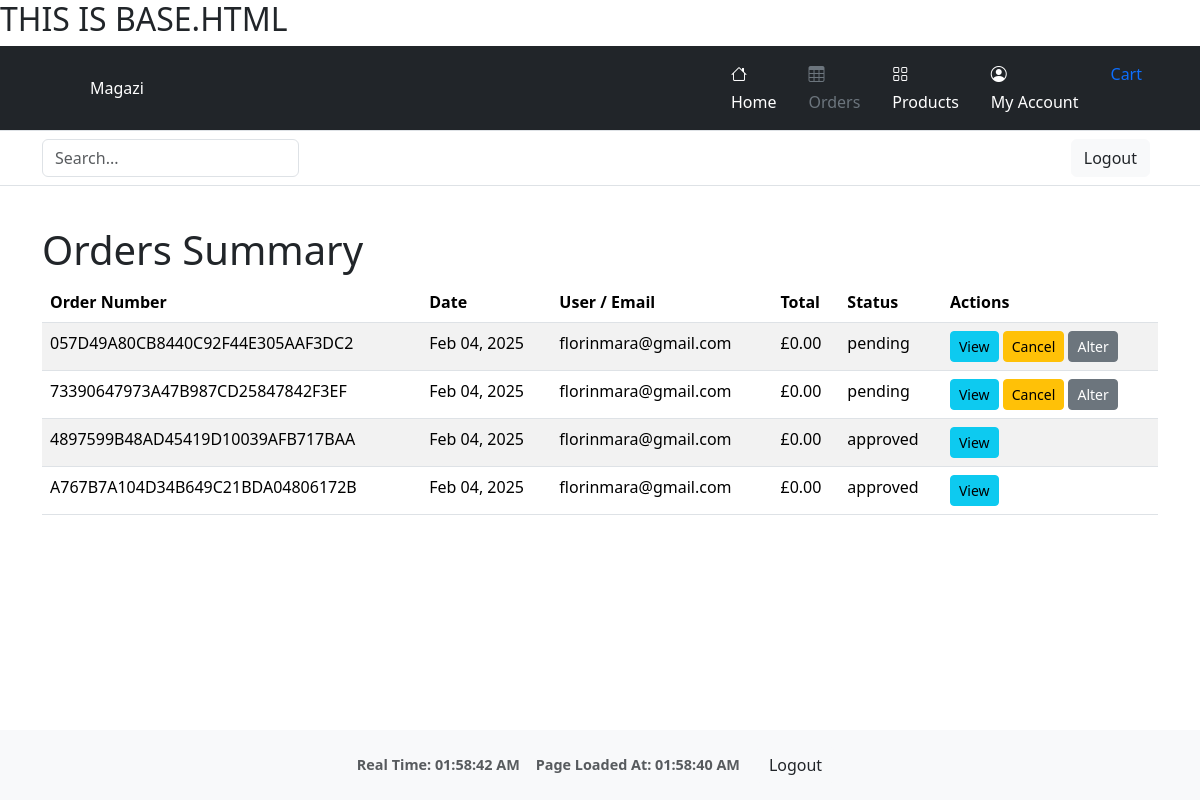
/orders/summary/ (signed in), run on an earlier commit of the app's database.
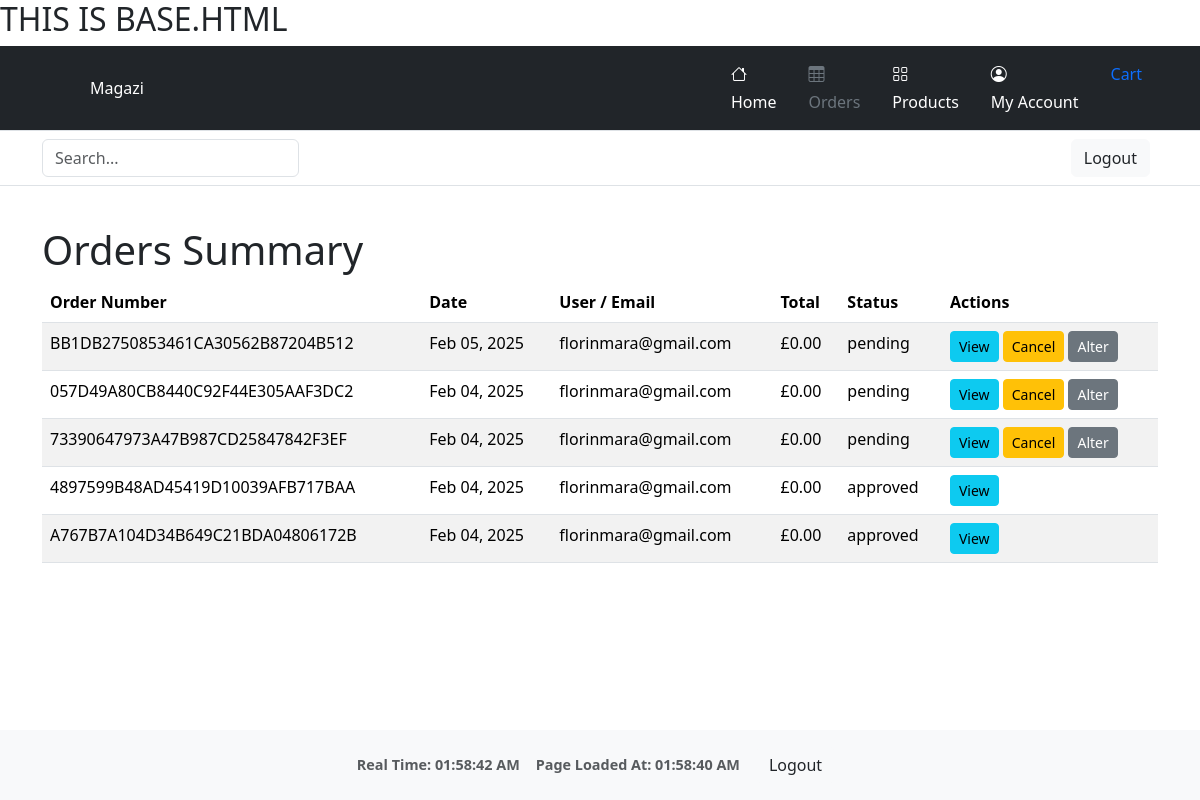
And on a later commit of the database.
### orders/models.py (models this page shows, shortened)
class Order(models.Model):
    order_number = models.CharField(max_length=32, null=False, editable=False)
    user = models.ForeignKey(settings.AUTH_USER_MODEL, on_delete=models.SET_NULL, null=True, blank=True)
    full_name = models.CharField(max_length=50, null=False, blank=False)
    email = models.EmailField(max_length=254, null=False, blank=False)
    phone_number = models.CharField(max_length=20, null=False, blank=False)
    country = CountryField(blank_label='Country *', null=False, blank=False)
    postcode = models.CharField(max_length=20, null=True, blank=True)
    town_or_city = models.CharField(max_length=40, null=False, blank=False)
    street_address1 = models.CharField(max_length=80, null=False, blank=False)
    street_address2 = models.CharField(max_length=80, null=True, blank=True)
    county = models.CharField(max_length=80, null=True, blank=True)
    date = models.DateTimeField(auto_now_add=True)
    delivery_cost = models.DecimalField(max_digits=6, decimal_places=2, null=False, default=0)
    order_total = models.DecimalField(max_digits=10, decimal_places=2, null=False, default=0)
    grand_total = models.DecimalField(max_digits=10, decimal_places=2, null=False, default=0)
    stripe_pid = models.CharField(max_length=254, null=False, blank=False, default='')
    status = models.CharField(max_length=20, default='pending')  # e.g. pending, delivered, canceled
    comments = models.TextField(blank=True)

### orders/views.py (the view)
# urls.py: path('summary/', views.orders_summary, name='orders_summary'),
@login_required
def orders_summary(request):
    user = request.user
    if user.is_staff or user.groups.filter(name="seller").exists():
        orders = Order.objects.all().order_by('-date')
        role = 'admin_or_seller'
    else:
        orders = Order.objects.filter(user=user).order_by('-date')
        role = 'client'
    context = {
        'orders': orders,
        'role': role,
    }
    return render(request, 'orders/orders_summary.html', context)

### cart/context.py (called while the page is built, shortened)
def cart_summary(request):
    cart = request.session.get('cart', {})
    cart_items = []
    total = 0
    return {'cart_total': total, 'cart_items': cart_items}

### orders/templatetags/group_filters.py (called while the page is built)
@register.filter(name='in_group')
def in_group(user, group_name):
    return user.groups.filter(name=group_name).exists()

### orders/templates/orders/orders_summary.html
{% extends "base.html" %}
{% load static %}
{% block content %}
<div class="container my-4">
  <h1>Orders Summary</h1>
  {% if orders %}
    <table class="table table-striped">
      <thead>
        <tr>
          <th>Order Number</th>
          <th>Date</th>
          <th>User / Email</th>
          <th>Total</th>
          <th>Status</th>
          <th>Actions</th>
        </tr>
      </thead>
      <tbody>
        {% for order in orders %}
        <tr>
          <td>{{ order.order_number }}</td>
          <td>{{ order.date|date:"M d, Y" }}</td>
          <td>
            {% if order.user %}
              {{ order.user.email }}
            {% else %}
              {{ order.email }}
            {% endif %}
          </td>
          <td>£{{ order.grand_total }}</td>
          <td>{{ order.status }}</td>
          <td>
            <a href="{% url 'orders:order_detail' order.order_number %}" class="btn btn-sm btn-info">View</a>
            {% if role == 'admin_or_seller' %}
              <a href="{% url 'orders:order_edit' order.order_number %}" class="btn btn-sm btn-primary">Edit</a>
              <a href="{% url 'orders:order_delete' order.order_number %}" class="btn btn-sm btn-danger">Delete</a>
              {% if order.status == "pending" %}
                <a href="{% url 'orders:confirm_order' order.order_number %}" class="btn btn-sm btn-success">Confirm</a>
              {% endif %}
            {% elif role == 'client' %}
              {% if order.status == "pending" %}
                <a href="{% url 'orders:cancel_order' order.order_number %}" class="btn btn-sm btn-warning">Cancel</a>
                <a href="{% url 'orders:order_alter' order.order_number %}" class="btn btn-sm btn-secondary">Alter</a>
              {% endif %}
            {% endif %}
          </td>
        </tr>
        {% endfor %}
      </tbody>
    </table>
  {% else %}
    <p>No orders found.</p>
  {% endif %}
</div>
{% endblock %}

### templates/base.html (shortened to what this page needs)
{% load static %}
{% load group_filters %}
<!doctype html>
<html lang="en">
  <head>
    {% block corecss %}
        <link href="https://cdn.jsdelivr.net/npm/bootstrap-icons/font/bootstrap-icons.css" rel="stylesheet">
        <link href="https://cdn.jsdelivr.net/npm/bootstrap@5.3.3/dist/css/bootstrap.min.css" rel="stylesheet">
        <link href="{% static 'css/base_style.css' %}" rel="stylesheet">
    {% endblock %}
  </head>
  <body>
    <h2>THIS IS BASE.HTML</h2>
    {% block page_header %}
      <header>
          <div class="px-3 py-2 text-bg-dark border-bottom">
              <div class="container">
                  <div class="d-flex flex-wrap align-items-center justify-content-center justify-content-lg-start">
                      <a href="/" class="d-flex align-items-center my-2 my-lg-0 me-lg-auto text-white text-decoration-none">
                          <svg class="bi me-2" width="40" height="32" role="img" aria-label="Bootstrap"><use xlink:href="#bootstrap"></use></svg>
                          Magazi
                      </a>
                      <ul class="nav col-12 col-lg-auto my-2 justify-content-center my-md-0 text-small">
                        <li>
                            <a href="/" class="{% if request.path == '/' %}text-secondary{% else %}text-white{% endif %} nav-link">
                                <i class="bi bi-house d-block mx-auto mb-1"></i>
                                Home
                            </a>
                        </li>
                        <li class="nav-item">
                            {% if user.is_authenticated %}
                              {% if user.is_staff or user|in_group:"seller" %}
                                <a href="{% url 'orders:orders_summary' %}" class="nav-link {% if request.path|slice:"0:8" == '/orders/' %}text-secondary{% else %}text-white{% endif %}">
                                  <i class="bi bi-table d-block mx-auto mb-1"></i>
                                  Orders
                                </a>
                              {% else %}
                                <a href="{% url 'orders:my_orders' %}" class="nav-link {% if request.path|slice:"0:8" == '/orders/' %}text-secondary{% else %}text-white{% endif %}">
                                  <i class="bi bi-table d-block mx-auto mb-1"></i>
                                  Orders
                                </a>
                              {% endif %}
                            {% else %}
                              <a href="{% url 'orders:order_lookup' %}" class="nav-link {% if request.path|slice:"0:8" == '/orders/' %}text-secondary{% else %}text-white{% endif %}">
                                <i class="bi bi-table d-block mx-auto mb-1"></i>
                                Orders
                              </a>
                            {% endif %}
                          </li>
                        <li>
                            <a href="/products/" class="{% if request.path == '/products/' %}text-secondary{% else %}text-white{% endif %} nav-link">
                                <i class="bi bi-grid d-block mx-auto mb-1"></i>
                                Products
                            </a>
                        </li>
                        {% if user.is_authenticated %}
                            <li class="nav-item">
                                <a href="{% url 'profiles:my_profile' %}" class="nav-link {% if request.path|slice:"0:13" == '/profiles/my' %}text-secondary{% else %}text-white{% endif %}">
                                <i class="bi bi-person-circle d-block mx-auto mb-1"></i>
                                My Account
                                </a>
                            </li>
                        {% endif %}
                        <li class="nav-item">
                            <a class="nav-link" href="{% url 'cart:view_cart' %}">
                                {% if cart_total %}
                                    £{{ cart_total }}
                                {% else %}
                                    Cart
                                {% endif %}
                            </a>
                        </li>
                    </ul>
                  </div>
              </div>
          </div>
          <div class="px-3 py-2 border-bottom mb-3">
              <div class="container d-flex flex-wrap justify-content-center">
                  <form class="col-12 col-lg-auto mb-2 mb-lg-0 me-lg-auto" role="search">
                      <input type="search" class="form-control" placeholder="Search..." aria-label="Search">
                  </form>
                    <div class="text-end d-flex align-items-center">
                        {% if user.is_authenticated %}
                            <a href="/accounts/logout/" class="btn btn-light text-dark me-2">Logout</a>
                        {% else %}
                            <a href="/accounts/login/" class="btn btn-light text-dark me-2">Login</a>
                            <a href="/accounts/signup/" class="btn btn-primary">Sign-up</a>
                        {% endif %}
                    </div>
                </div>
              </div>
      </header>
    {% endblock %}
    {% block content %}
    {% endblock %}
    <footer class="footer mt-auto py-3 bg-light">
        <div class="container d-flex flex-wrap justify-content-center">
            <div class="text-end d-flex align-items-center">
                <div id="real-time" class="me-3 text-muted small">
                    Real Time: <span id="real-time-display">Loading...</span>
                </div>
                <div id="page-load-time" class="me-3 text-muted small">
                    Page Loaded At: <span id="page-load-time-display">Loading...</span>
                </div>
                {% if user.is_authenticated %}
                    <a href="/accounts/logout/" class="btn btn-light text-dark me-2">Logout</a>
                {% else %}
                    <a href="/accounts/login/" class="btn btn-light text-dark me-2">Login</a>
                    <a href="/accounts/signup/" class="btn btn-primary">Sign-up</a>
                {% endif %}
            </div>
        </div>
    </footer>
  </body>
</html>

### static/css/base_style.css (style rules this page uses)
html, body { min-height: 100vh; margin: 0; display: flex; flex-direction: column; }
footer { margin-top: auto; background-color: #f8f9fa; padding: 1rem 0; text-align: center; font-size: 0.9rem; color: #6c757d; }
#real-time, #page-load-time { font-size: 0.9rem; font-weight: bold; color: #6c757d; }

What changed in the data, as far as the page shows it:
added Order: order_number "BB1DB2750853461CA30562B87204B512", date "Feb 05, 2025", user.email "florinmara@gmail.com", grand_total "0.00", status "pending", shows "Cancel"
